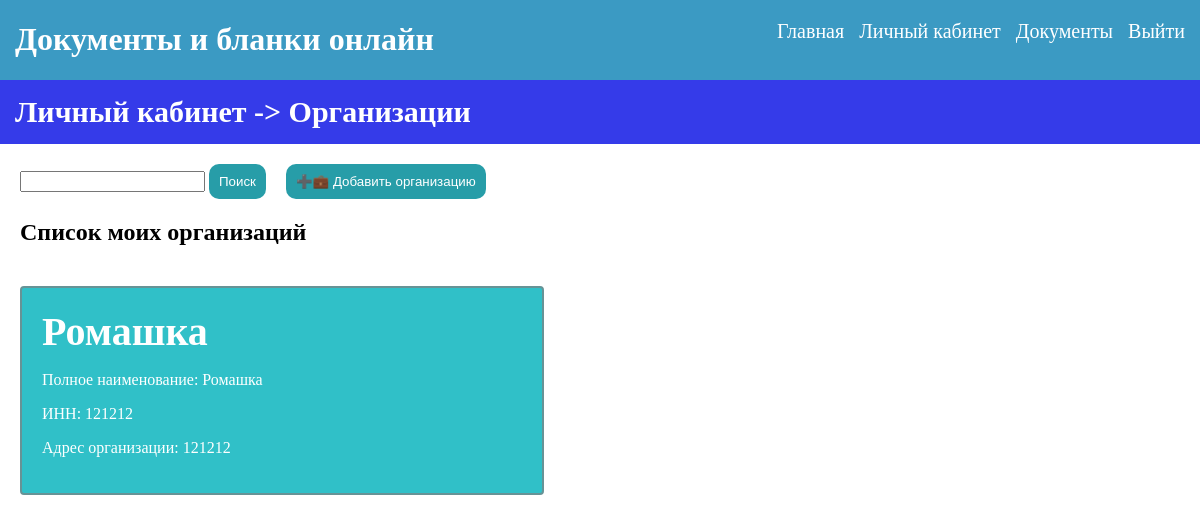
The app's page /account/org/ (signed in) with its own data.
### account/models.py (models this page shows)
class Organization(models.Model):
    ID_information = models.ForeignKey('Organization_info', on_delete=models.CASCADE)
    ID_employers = models.ForeignKey('Employers', on_delete=models.CASCADE, blank=True, null=True)
    ID_contacts = models.ForeignKey('Contacts', on_delete=models.CASCADE)
    ID_NDS = models.ForeignKey('NDS_info', on_delete=models.CASCADE, blank=True, null=True)
    ID_privite = models.ForeignKey('Privite_face', on_delete=models.CASCADE, blank=True, null=True)

class Organization_info(models.Model):
    org_name = models.CharField(max_length=255) # наименование организации
    all_name = models.CharField(max_length=255, blank=True, null=True) #полное наименование организации
    INN_number = models.IntegerField()
    OKPO_code = models.IntegerField(blank=True, null=True)
    OKVED = models.IntegerField(blank=True, null=True)
    org_adress = models.CharField(max_length=255, blank=True, null=True)
    OGRN = models.IntegerField()
    IP_fact = models.BooleanField(default=False) #факт ИП
    KPP = models.IntegerField(null=True, blank=True)  #КПП если не ИП

### account/views.py (the view)
# urls.py: path('org/', login_required(org), name='org'),
def org(request):
    orgs = Organization.objects.filter(
        id__in=User_Organization.objects.filter(user=request.user).values_list('organization', flat=True)
    )
    query = request.GET.get('q')
    if query:
        org_found = orgs.filter(Q(ID_information__org_name__icontains=query)).distinct()
        if not org_found.exists():
            org_found = orgs
    else:
        org_found = orgs
    return render(request, 'account/dashboard.html', {'orgs': orgs, 'org_found': org_found})

### account/templates/account/dashboard.html (shortened to what this page needs)
{% load static %}
<!DOCTYPE html>
<html lang="en">
<head>
    <link rel="stylesheet" href="{% static 'css/base.css' %}">
    <link rel="stylesheet" href="{% static 'css/basespage.css' %}">
</head>
<body>
{% include 'header.html' %}
<h1 class = 'main-header'><a  href = "{% url 'profile' %}">Личный кабинет</a> -> Организации</h1>
<div class = 'info'>
<div class ='find-create'><form  class='poisk' method="get" action="{% url 'org' %}">
    <input type="text" name="q" value="{{ request.GET.q }}">
    <button class = 'add_button' type="submit">Поиск</button>
</form> <button class = 'add_button'><a href = "{% url 'orgadd' %}">➕💼 Добавить организацию</a></button></div>
<h2> Список моих организаций</h2>
</div>
<div class = 'clients-container'>
    {% for org in org_found|default:orgs %}
      <div class = 'clients-block'>
            <h2 class = 'clients-block-name'><a href = "{% url 'orgid' org.id %}">{{ org.ID_information.org_name }}</a></h2>
            <p>Полное наименование: {{org.ID_information.all_name}}</p>
            <p>ИНН: {{org.ID_information.INN_number}}</p>
            <p> Адрес организации: {{org.ID_information.org_adress}}</p>
      </div>
  {% empty %}
    <p>Организаций нет</p>
  {% endfor %}
</div>
</body>
</html>

### static/css/base.css (style rules this page uses)
body { margin: 0px; }
a { text-decoration: none; color: inherit; }
.main-header { background: #353be9; color: white; padding: 15px; margin: 0px; font-size: 30px; }
.add_button { color: white; background-color: #279da8; padding: 10px; border-radius: 10px; border: 0px; }

### account/static/css/basespage.css (style rules this page uses)
.clients-block { background: #30c0c8; color: #ffffff; padding: 20px; border-radius: 4px; border: 2px solid #679396; margin: 20px; width: 40%; }
.clients-container { display: flex; flex-direction: row; align-content: flex-start; flex-wrap: wrap; }
.clients-block-name { font-size: 40px; margin: 0px; }
.find-create { display: flex; flex-wrap: wrap; justify-content: flex-start; flex-direction: row; }
.info { margin:20px; }
.poisk { margin-right:20px; }

### records on screen
Organization: ID_information.org_name "Ромашка", ID_information.all_name "Ромашка", ID_information.INN_number "121212", ID_information.org_adress "121212"
